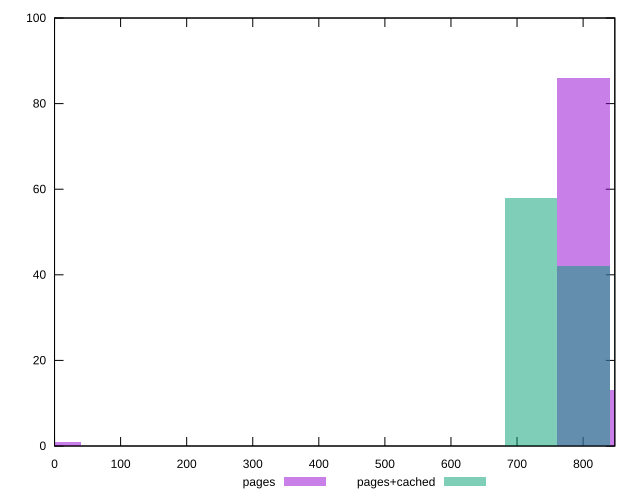

Write the gnuplot code that produced this figure.
reset

$pages <<EOF
881.3763694686546 13
801.2512449715042 86
0 1
EOF

$pagesCached <<EOF
801.2512449715042 42
721.1261204743538 58
EOF

set key outside below
set boxwidth 80.12512449715042
set xrange [0:848]
set yrange [0:100]
set trange [0:100]
set style fill transparent solid 0.5 noborder
set terminal svg size 640, 500 enhanced background rgb 'white'
set output "report_00018_2021-02-10T15-25-16.877Z/uses-rel-preload/comparison/histogram/0_vs_1.svg"

plot $pages title "pages" with boxes, \
     $pagesCached title "pages+cached" with boxes

reset
